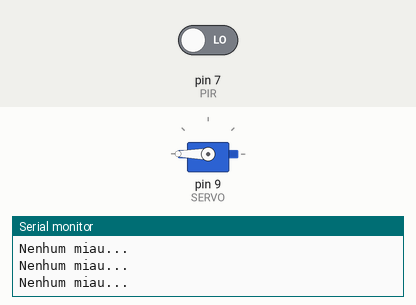
Recording of a sketch running on a simulated Arduino Uno, built with avr-gcc and run on an emulated ATmega328P. Shown: servo, the last lines printed to the serial monitor. Inputs (shaded band) come from the test bench; at power-on: pin 7 (PIR) LOW.

Above: at 2.8 s.
2.9 s: pin 7 (PIR) driven HIGH
At 4.46 s:
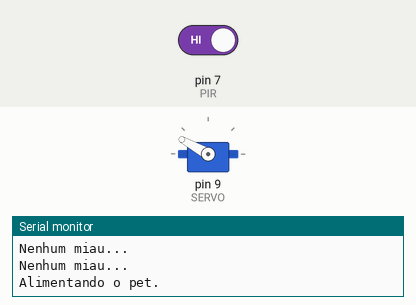
9.9 s: pin 7 (PIR) driven LOW
At 10.5 s:
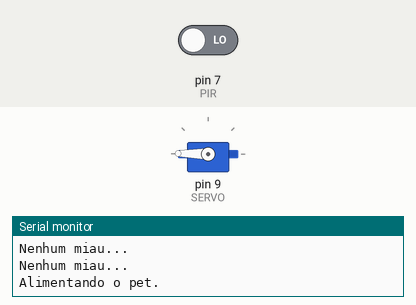
Timing chart, 0 to 12.9 s (numbered marks = the images above; inputs shaded):
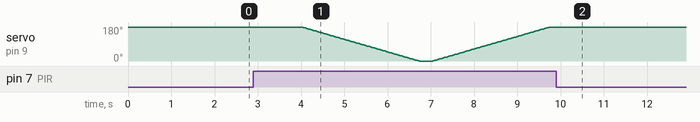

Measured:
- after the input at 9.9 s, servo on pin 9 (SERVO): stops changing and stays 179°

The sketch:

07.ino
```cpp
#include <Servo.h>

#define PIR 7
const int SERVO = 9;

Servo servo;
int pos;
int movimento;

void abre() {
  delay(1000);
  for(pos = 180; pos >= 0; pos--){
    servo.write(pos);
    delay(15);
  }

  delay(300);
  fecha();
}

void fecha() {
  for(pos = 0; pos < 180; pos++){
    servo.write(pos);
    delay(15);
  }
}

void setup() {
  Serial.begin(9600);
  pinMode(PIR, INPUT);
  servo.attach(SERVO);
  servo.write(180);
}

void loop() {
  movimento = digitalRead(PIR);

  if(movimento == HIGH) {
    Serial.println("Alimentando o pet.");
    abre();

    delay(1000);
  } else {
    Serial.println("Nenhum miau...");
    delay(1000);
  }
}
```
